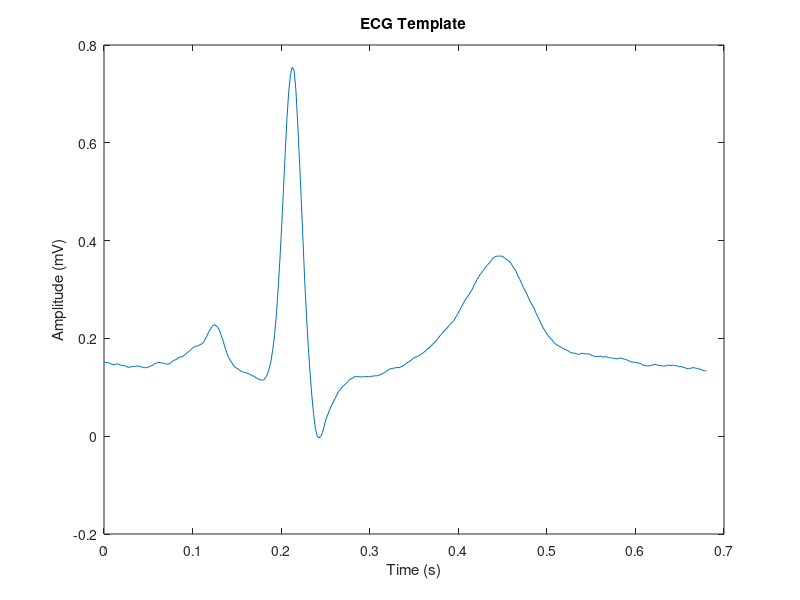
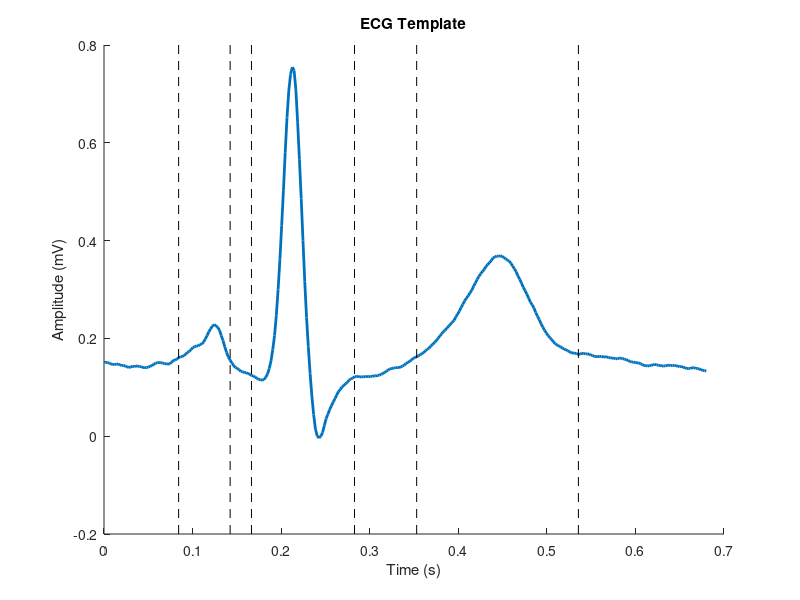
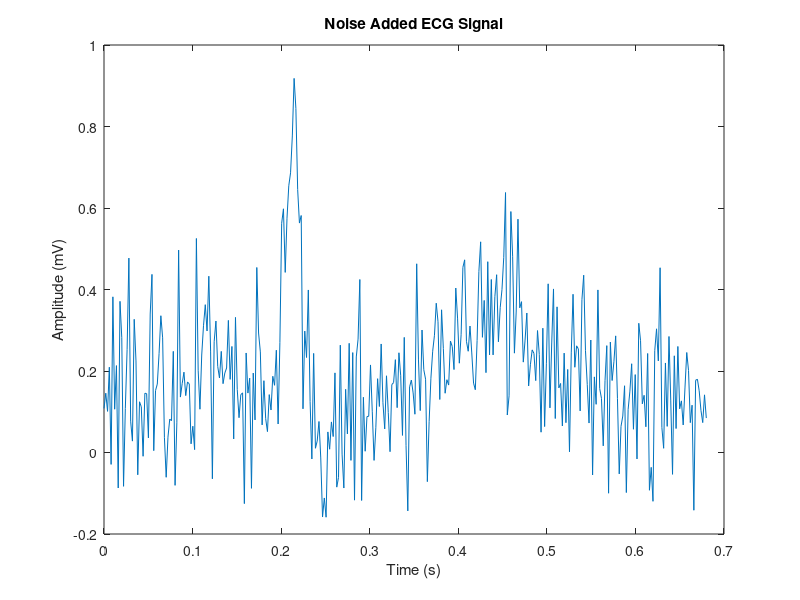
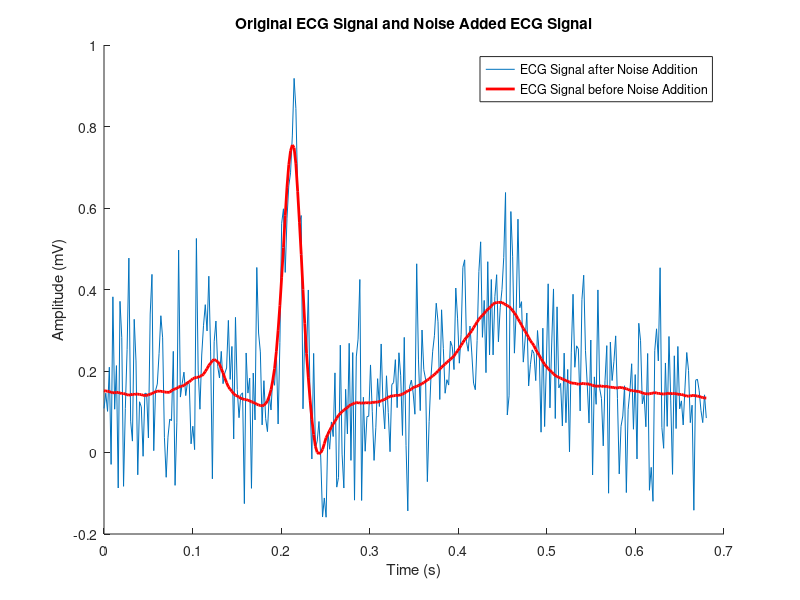

Here is the MATLAB script that generated these plots, in order: (Note: this script raises an error after producing the figures.)
%% 1. Smoothing Filters
%% 1.1 Moving Average Filter
%% 1.1.1 Preliminaries
%% 1.1.1.1 Loading the ECG_template.mat

clear all; clc;

% Sampling frequency (f_s) = 500Hz
% Amplitude range          = mV

load('ECG_template.mat');
orig_ecg_signal = ECG_template;

%% 1.1.1.2 Plotting the loaded raw signal

% The size of the template is (1,340)
time_steps = size(orig_ecg_signal,2);

% Sampling frequency is 500Hz
fs = 500;

% Obtaining the linearly spaced time axis
T = linspace(0,time_steps/fs,time_steps);

% Plotting the template
figure('name','Original ECG Signal')
plot(T, orig_ecg_signal)
title('ECG Template')
xlabel('Time (s)')
ylabel('Amplitude (mV)')

% Plotting the template with additional features
figure('name','Original ECG Signal with features')
hold on;
plot(T, orig_ecg_signal, 'LineWidth', 2)
title('ECG Template')
xlabel('Time (s)')
ylabel('Amplitude (mV)')
y = ylim;
% The following values for segments and intervals
% were handpicked after observing the wavelet
plot([0.08425 0.08425],[y(1) y(2)], 'k--')
plot([0.1424 0.1424],[y(1) y(2)], 'k--')
plot([0.1665 0.1665],[y(1) y(2)], 'k--')
plot([0.2828 0.2828],[y(1) y(2)], 'k--')
plot([0.353 0.353],[y(1) y(2)], 'k--')
plot([0.5356 0.5356],[y(1) y(2)], 'k--')
hold off;
%% 1.1.1.3 Adding White Gaussian Noise of 5dB

% Adding noise
nECG = awgn(orig_ecg_signal,5,'measured');

% Plotting the noisy signal
figure('Name','Noisy ECG Signal')
plot(T,nECG);
title('Noise Added ECG Signal')
xlabel('Time (s)')
ylabel('Amplitude (mV)')

% Plotting the noisy signal with the original signal
figure('Name','Noisy vs Original ECG Signal')
hold on;
plot(T,nECG);
plot(T,orig_ecg_signal,'r','LineWidth',2)
title('Original ECG Signal and Noise Added ECG Signal')
legend('ECG Signal after Noise Addition','ECG Signal before Noise Addition');
xlabel('Time (s)')
ylabel('Amplitude (mV)')
hold off;
%% 1.1.1.4 Plotting the PSD

figure('Name', 'PSD')
window = rectwin(time_steps);
[p_noisy,w_noisy] = periodogram(nECG,window,512,fs);
[p_orig,w_orig] = periodogram(ECG_template,window,512,fs);
semilogy(w_noisy,p_noisy, w_orig,p_orig,'r')
title('Power Spectral Density Estimate')
legend('ECG Signal after Noise Addition','ECG Signal before Noise Addition');
xlabel('Frequency (Hz)')
ylabel('Amplitude (log)')

%% 1.1.2 MA(3) Filter Implementation with Custom Script
%% 1.1.2.1 Implementing a Custom Script for MA Filter

% The function script is found in the file customMovingAvg.m
order = 3;
ma3ECG_1 = customMovingAvg(nECG,order);

%% 1.1.2.2 Deriving the Group Delay

% In the report, the proof for the group delay (tau_g) = [(order-1)/2]T_s
% given
tau_g = ((order - 1)/2)*(1/fs);

%% 1.1.2.3 Plotting the Delay Compensated 'ma3ECG_1' and 'nECG' Signals

delay_compensated_T = T-tau_g;
figure('name', 'maECG_1 normal vs delay compensated')
hold on;
plot(T,ma3ECG_1,'r');
plot(delay_compensated_T,ma3ECG_1,'b')
title('Uncompensated vs Delay Compensated Signals')
legend('Uncompensated maECG_1', 'Delay Compensated ma3ECG_1');
hold off;

figure('name', 'nECG vs delay compensated ma3ECG_1')
hold on;
plot(delay_compensated_T,ma3ECG_1,'b', 'LineWidth',2);
plot(T,nECG,'r')
title('nECG vs Delay Compensated ma3ECG_1')
legend('Delay Compensated maECG_1','nECG');
hold off;


% This is a supplementary plot to emphasize that the delay is T_s = 0.002
figure('name', 'maECG_1 normal vs delay compensated')
hold on;
plot(T,ma3ECG_1,'r');
plot(delay_compensated_T,ma3ECG_1,'b')
y = ylim;
plot([0.01605 0.01605],[y(1) y(2)], 'k--')
plot([0.01805 0.01805],[y(1) y(2)], 'k--')
title('Uncompensated vs Delay Compensated Signals')
legend('Uncompensated maECG_1', 'Delay Compensated ma3ECG_1');
hold off;

%% 1.1.2.4 PSDs of 'ma3ECG_1' and 'nECG' Signals

[p_noisy_1,w_noisy_1] = periodogram(nECG,window,512,fs);
[p_filtered_1,w_filtered_1] = periodogram (ma3ECG_1,window,512,fs);

figure('Name','PSDs of nECG and ma3ECG_1 Signals');
semilogy(w_noisy_1,p_noisy_1, w_filtered_1,p_filtered_1,'r')
title('Power Spectral Density Estimate')
legend('nECG Signal','ma3ECG_1 Signal');
xlabel('Frequency (Hz)')
ylabel('Amplitude (log)')

%% 1.1.3 MA(3) Implementation with MATLAB Built-in Function
%% 1.1.3.1 Using filter(b,a,x) Command 

% x - signal
% a - coeff.s of output
% b - coeff.s of input
a_3 = 1;
b_3 = ones(1,order)/order;
ma3ECG_2 = filter(b_3,a_3,nECG);

%% 1.1.3.2 Plotting nECG, ECG_template and ma3ECG_2

figure('Name','nECG, ECG_template and ma3ECG_2 Signals');
hold on;
plot(T,nECG,'b')
plot(T,orig_ecg_signal,'k', 'LineWidth',2);
plot(T,ma3ECG_2,'r','LineWidth',1.5)
hold off;
title('nECG, ECG_{template} and ma3ECG_2 Signals');
legend('nECG', 'ECG_{template}','ma3ECG_2');
xlabel('Time(s)')
ylabel('Amplitude (mV)')

%% 1.1.3.3 Using fvtool(b,a) Command

% a = 1
% b = (1/3, 1/3, 1/3)
fvtool(b_3,a_3)

%% 1.1.4 MA(10) Filter Implementation with MATLAB Built-in Function
%% 1.1.4.1 Using fvtool(b,a) Command

order = 10;
b_10 = ones(1,order)/order;
a_10 = 1;

fvtool(b_10,a_10)

%% 1.1.4.2 Filtering nECG using MA(10) Filter

ma10ECG = filter(b_10,a_10,nECG);

%% 1.1.4.3 Ploting nECG, ECG_template, ma3ECG_2 and ma10ECG Signals

tau_g_10 = (order-1)/2*(1/fs);
delay_compensated_T_10 = T-tau_g_10;
figure('Name','nECG, ECG_{Template}, ma3ECG_2, ma10ECG Signals');
hold on;
plot(T,nECG,'g')
plot(T,orig_ecg_signal,'k','LineWidth',1.5)
plot(delay_compensated_T,ma3ECG_2,'b','LineWidth',1.3)
plot(delay_compensated_T_10,ma10ECG,'r','LineWidth',2);
title('nECG, ECG_{Template}, ma3ECG_2, ma10ECG Signals');
legend ('nECG', 'ECG_{template}','ma3ECG_2','ma10ECG')
xlabel('Time(s)')
ylabel('Amplitude (mV)')

%% 1.1.5 Optimum MA(N) Filter Order
%% 1.1.5.1 Implementing a Custom Script to Calculate MSE

% The function script is found in the file customMSECalculation.m

%% 1.1.5.2 Determining the Optimum Filter Order

order_range = 50;
error_for_order = zeros(1,order_range-2);

for n_item = 3:order_range
    error_for_order(n_item-2) = customMSECalculation(orig_ecg_signal,nECG,n_item);
end

% Using the min function to get the filter order that yields the minimum
% error
[~,optimum_order] = min(error_for_order);
smooth_MSE = smooth(error_for_order)';
min_MSE = smooth_MSE(1,optimum_order);
optimum_order = optimum_order+2;

b_optimum = ones(1,optimum_order)/optimum_order;
a_optimum =  1;

maECG_optimum = filter(b_optimum,a_optimum,nECG);
order_axis = linspace(1,order_range,order_range);
order_axis = order_axis(1,3:end);

tau_g_optimum = (optimum_order-1)/2*(1/fs);
delay_compesated_T_optimum = T-tau_g_optimum;

figure('Name','MSE vs Filter Order');
hold on;
plot(order_axis ,smooth_MSE)
plot(optimum_order, min_MSE, 'ko', 'MarkerFaceColor','k')
hold off;
title('MSE vs Filter Order');
xlabel('Filter order (N)')
ylabel('Mean Squared Error')

%% 1.1.5.3 Reasons for Behaviour of MSE vs Order Plot

% The explanation is provided in the report.

%% 1.2 Savitzky-Golay Filter
%% 1.2.1 Application of SG Filter
%% 1.2.1.1 Applying SG(3,11) Filter on nECG

% n - 3
% L - 11
N = 3;
L_dash = 2*11 + 1;
sg310ECG = sgolayfilt(nECG,N,L_dash);

%% 1.2.1.2 Plotting nECG, ECG\_{Template}, sg310ECG

figure('Name','nECG, ECG_{Template}, sg310ECG Signals');
hold on;
plot(T,nECG,'g')
plot(T,orig_ecg_signal,'k','LineWidth',1.5)
plot(T,sg310ECG,'b','LineWidth',1.3)
title('nECG, ECG_{Template},and sg310ECG Signals');
legend ('nECG', 'ECG_{template}','sg310ECG')
xlabel('Time(s)')
ylabel('Amplitude (mV)')

%% 1.2.2 Optimum SG(N,L) Filter Parameters
%% 1.2.2.1 Determining the Optimum Filter Parameters

L_upperBound = 30;
N_upperBound = 58;
error_for_paramm = NaN([L_upperBound,N_upperBound]);
% Iterating through the selected L and N values
for l_item = 1:L_upperBound
    n_max = min([(2*l_item),N_upperBound]);
    for n_item = 1:n_max
        filtered_test_signal = sgolayfilt(nECG,n_item,(2*l_item+1));
        error_for_paramm(l_item,n_item) =immse(filtered_test_signal,orig_ecg_signal);
    end
end

% Finding the optimum parameters for which the MSE is minimum
[optimum_paramm_vec, optimum_paramm_indices] = min(error_for_paramm);
[~, optimum_N] = min(optimum_paramm_vec); 
optimum_L = optimum_paramm_indices(optimum_N);
optimum_L_dash = 2*optimum_L + 1; 

min_MSE = immse(sgolayfilt(nECG,optimum_N,optimum_L_dash),orig_ecg_signal);

% Generating the surf plot
L_mesh_range = linspace(1,L_upperBound,L_upperBound);
N_mesh_range = linspace(1,N_upperBound,N_upperBound);
figure('Name','MSE vs Parameters of SG Filters');
surf(L_mesh_range,N_mesh_range,error_for_paramm')
shading interp
hold on
plot3(optimum_L, optimum_N, min_MSE,'ko', 'MarkerFaceColor','k','MarkerSize',10)
hold off
title('MSE vs Parameters of SG Filters')
xlabel('Input Data Points')
ylabel('Order of the Polynomial')
zlabel('MSE')

%% 1.2.2.2 Plotting ECG_Template, sg310ECG and sgECG_optimum Signals

sgECG_optimum = sgolayfilt(nECG,optimum_N,optimum_L_dash); 
figure('Name','ECG_{template}, sg310ECG and sgECG_optimum Signals');
hold on;
plot(T,orig_ecg_signal,'k','LineWidth', 1.2)
plot(T,sg310ECG,'b')
plot(T,sgECG_optimum,'r','LineWidth',1.5)
hold off;
title('ECG_{template}, sg310ECG and sgECG_{optimum} Signals');
legend ('ECG_{template}','sg310ECG','sgECG_{optimum}')
xlabel('Time (s)')
ylabel('Amplitude (mV)')

%% 1.2.2.3 Comparison between MA(N) and SG(N,L) Filters

figure('Name','Final Comparison');
hold on;
plot(T,nECG,'g')
plot(T,orig_ecg_signal, 'k','LineWidth', 1.3)
plot(delay_compesated_T_optimum,maECG_optimum,'b', 'LineWidth',1.5)
plot(T,sgECG_optimum,'r','LineWidth',1.5);
hold off;
title('Comparison between Optimum MA and SG Filters');
legend ('nECG', 'ECG_{template}','maECG_{optimum}','sgECG_{optimum}')
xlabel('Time (s)')
ylabel('Amplitude (mV)')
